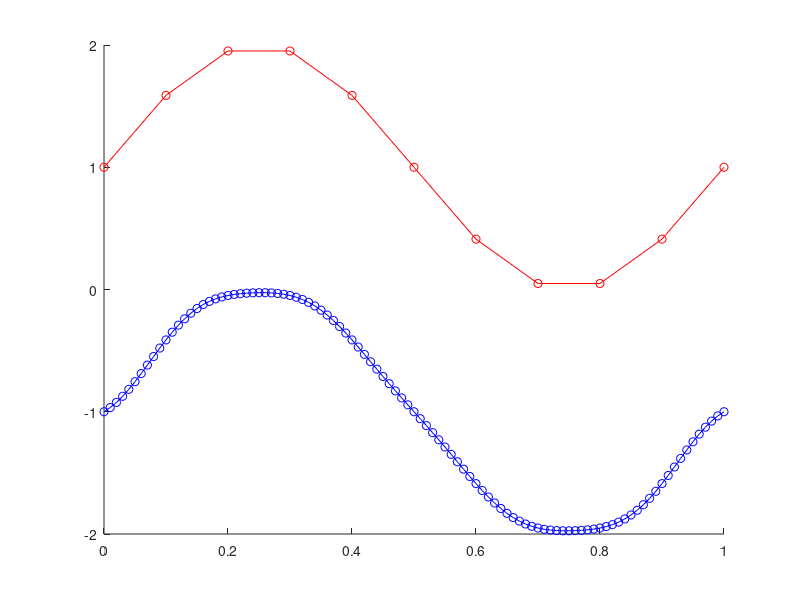

MATLAB code to generate this figure:
clear all;
close all;

t2 = 1;
f1 = 10;
T1 = 1/f1;

x1 = 0: 1/f1: t2;
y1 = sin(2*pi*x1);

f2 = f1 * 10;
T2 = 1/f2;

x2 = 0: 1/f2 :t2;
y2 = zeros(length(x2), 1);

for i = 1:length(x2)
    y = 0;
    for j = 1:length(x1)
        b = pi / T1 * ((i-1)*T2 - (j-1)*T1);
        sb = 1;
        if b ~= 0
            sb = sin(b) / b;
        end
        y = y + y1(j) * sb;
    end
    y2(i) = y;
end
hold on;
plot(x1, y1+1, 'r-o');
plot(x2, y2-1, 'b-o');